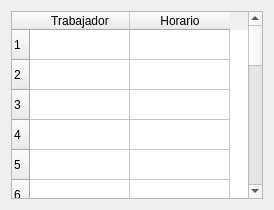
<?xml version="1.0" encoding="UTF-8"?>
<ui version="4.0">
 <class>Dialog</class>
 <widget class="QDialog" name="Dialog">
  <property name="geometry">
   <rect>
    <x>0</x>
    <y>0</y>
    <width>274</width>
    <height>210</height>
   </rect>
  </property>
  <property name="windowTitle">
   <string>Dialog</string>
  </property>
  <layout class="QGridLayout" name="gridLayout">
   <item row="0" column="0">
    <widget class="QTableWidget" name="tableWidget">
     <property name="rowCount">
      <number>20</number>
     </property>
     <property name="columnCount">
      <number>2</number>
     </property>
     <row/>
     <row/>
     <row/>
     <row/>
     <row/>
     <row/>
     <row/>
     <row/>
     <row/>
     <row/>
     <row/>
     <row/>
     <row/>
     <row/>
     <row/>
     <row/>
     <row/>
     <row/>
     <row/>
     <row/>
     <column>
      <property name="text">
       <string>Trabajador</string>
      </property>
     </column>
     <column>
      <property name="text">
       <string>Horario</string>
      </property>
     </column>
    </widget>
   </item>
  </layout>
 </widget>
 <resources/>
 <connections/>
</ui>
